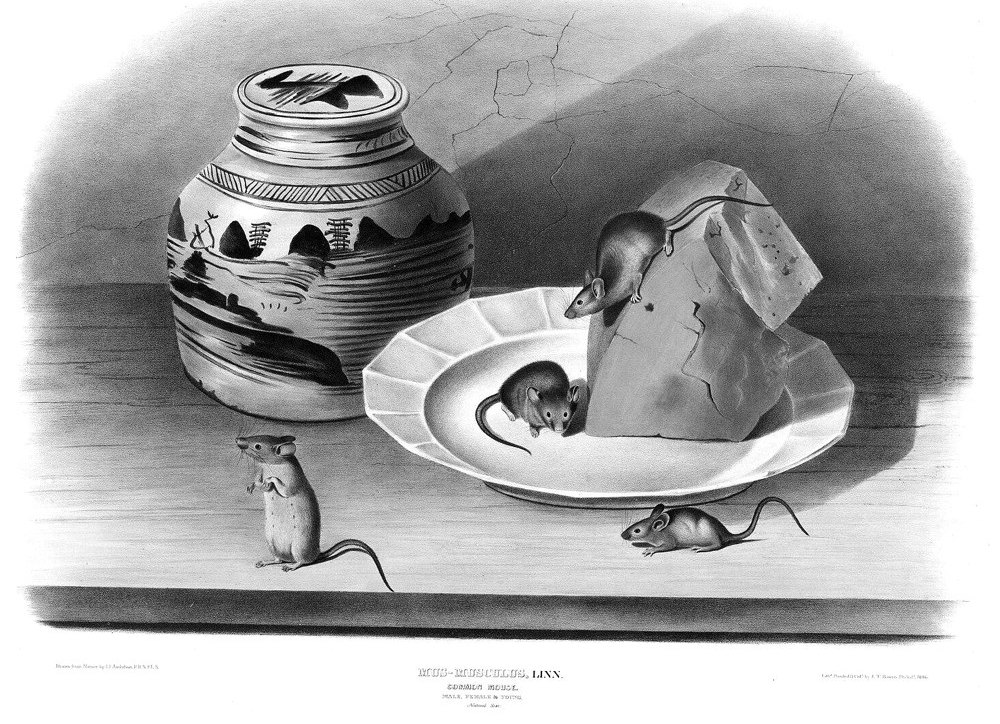
#> input picture assets/images/reviews/flowers-for-algernon.jpg, 1000 x 724 px
$ python make_icns.py ../../assets/images/reviews/flowers-for-algernon.jpg ../../assets/images/reviews/flowers-for-algernon.jpg
#> lines starting #> are read from the running program, lines starting #| are printed output that depends on the picture
#!/usr/bin/env python3
"""Turn a 1024x1024 PNG into a Mac .icns icon file.

    python3 icon/make_icns.py icon/icon-1024.png icon/AppIcon.icns

Needs Pillow (pip3 install pillow). Writes both the old icon formats that
Mac OS X 10.5 Leopard reads and the PNG-based sizes (up to 1024px Retina)
that newer versions use, so one file works everywhere.
"""
import io
import struct
import sys

from PIL import Image


def packbits(channel: bytes) -> bytes:
    """Apple's run-length encoding for the old 'is32/il32/ih32/it32' types."""
    out = bytearray()
    i, n = 0, len(channel)
    while i < n:
        # Run of identical bytes (3..130 long)?
        run = 1
        while i + run < n and run < 130 and channel[i + run] == channel[i]:
            run += 1
        if run >= 3:
            out += bytes([0x80 + run - 3, channel[i]])
            i += run
            continue
        # Otherwise copy literally until the next run of 3 starts (max 128).
        start = i
        while i < n and i - start < 128:
            if i + 2 < n and channel[i] == channel[i + 1] == channel[i + 2]:
                break
            i += 1
        out += bytes([i - start - 1]) + channel[start:i]
    return bytes(out)


def sized(master: Image.Image, size: int) -> Image.Image:
    return master.resize((size, size), Image.LANCZOS)


def png_bytes(img: Image.Image) -> bytes:
    buf = io.BytesIO()
    img.save(buf, format="PNG", optimize=True)
    return buf.getvalue()


def legacy(img: Image.Image, prefix_zeros: bool) -> tuple:
    r, g, b, a = img.split()
    rgb = b"".join(packbits(c.tobytes()) for c in (r, g, b))
    if prefix_zeros:  # it32 starts with four zero bytes
        rgb = b"\0\0\0\0" + rgb
    return rgb, a.tobytes()


def main():
    src, dst = sys.argv[1], sys.argv[2]
    master = Image.open(src).convert("RGBA")
    if master.size != (1024, 1024):
        master = sized(master, 1024)
#> in sized, `return master.resize((size, size), Image.LANCZOS)`:
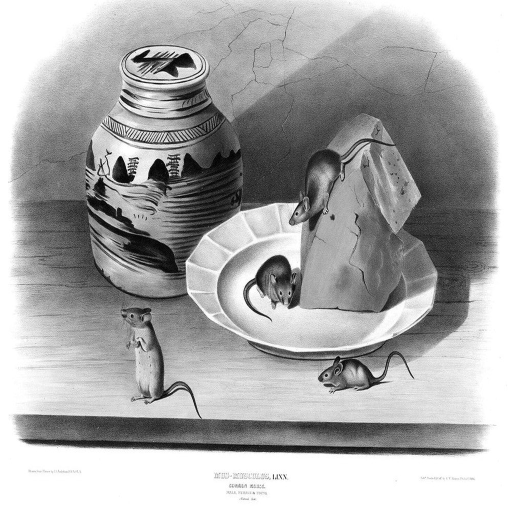
#> returned value: PIL image 1024x1024 RGBA (shown at 1/2 size); mean R, G, B, A 170, 170, 170, 255

    chunks = []
    # Old formats (10.0+): RLE-compressed colour plus an 8-bit mask.
    for size, rgb_type, mask_type in ((16, b"is32", b"s8mk"), (32, b"il32", b"l8mk"),
                                      (48, b"ih32", b"h8mk"), (128, b"it32", b"t8mk")):
        rgb, mask = legacy(sized(master, size), rgb_type == b"it32")
        chunks += [(rgb_type, rgb), (mask_type, mask)]
#> this loop made 4 passes
#> pass 1, in legacy, `r, g, b, a = img.split()`:
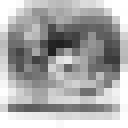
#> r: PIL image 16x16 L (shown 8 times larger); min 32, max 255, mean 169.2
#> pass 2, in legacy (call 2), `r, g, b, a = img.split()`:
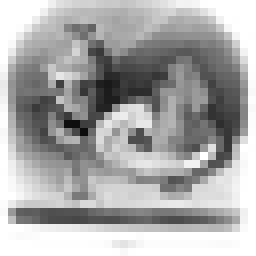
#> r: PIL image 32x32 L (shown 8 times larger); min 12, max 255, mean 169.7
#> after the loop, chunks = 8 items
    # PNG formats (10.5+ for ic08/ic09, 10.7+ for the rest).
    for size, kind in ((128, b"ic07"), (256, b"ic08"), (512, b"ic09"), (1024, b"ic10"),
                       (32, b"ic11"), (64, b"ic12"), (256, b"ic13"), (512, b"ic14")):
        chunks.append((kind, png_bytes(sized(master, size))))
#> after the loop, chunks = 16 items

    body = b"".join(kind + struct.pack(">I", len(data) + 8) + data for kind, data in chunks)
    with open(dst, "wb") as f:
        f.write(b"icns" + struct.pack(">I", len(body) + 8) + body)
    print(f"wrote {dst} ({len(body) + 8:,} bytes)")
#| wrote ../../assets/images/reviews/flowers-for-algernon.jpg (1,915,794 bytes)


if __name__ == "__main__":
    main()
